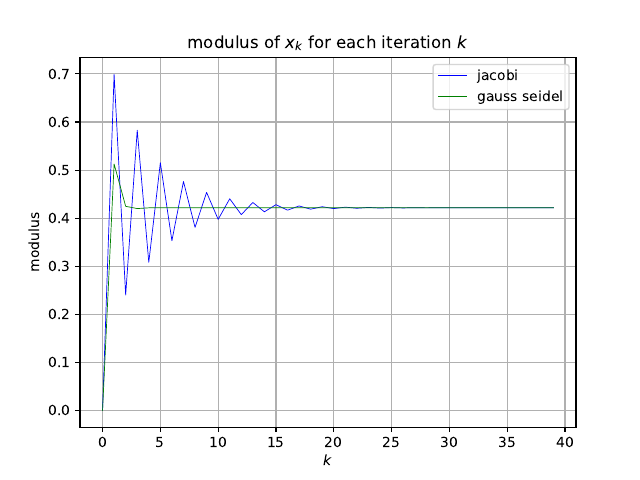

Python code for this plot:
import numpy as np
import matplotlib.pyplot as plt

k = np.loadtxt("modulus1.dat",usecols = 0)
mod_jac = np.loadtxt("modulus1.dat",usecols = 1)
mod_gs = np.loadtxt("modulus1.dat",usecols = 2)

plt.figure(dpi = 400)
plt.grid()
plt.title("modulus of $x_k$ for each iteration $k$")
plt.xlabel("$k$")
plt.ylabel("modulus")
plt.plot(k,mod_jac, 'b',lw = 0.5,label = "jacobi")
plt.plot(k,mod_gs, 'g', lw = 0.5,label = "gauss seidel")
plt.legend(loc = "upper right")
plt.savefig("modulus1.pdf")
plt.show()
